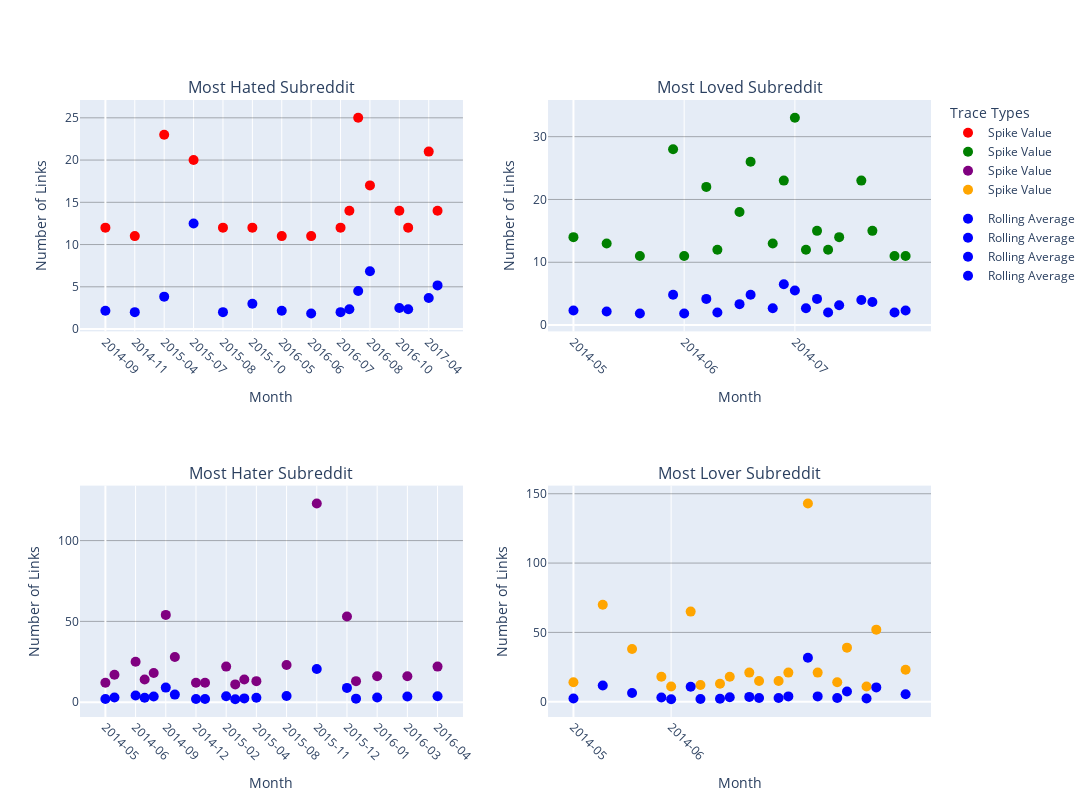

Write notebook code for a chart like this one.
### Markdown cell above
This analysis identifies significant monthly spikes in subreddit hyperlink activity by comparing current behavior against a 6-month rolling average baseline. For each subreddit, we track both incoming links (when other subreddits link to that subreddit, indicating it's being targeted) and outgoing links (when that subreddit links to other subreddits, indicating it's doing the targeting).

A spike is detected when the monthly link count significantly deviates from the rolling average using a Z-score threshold. This reveals:

- **Positive spikes in TARGET (incoming)**: Subreddits receiving unusually high positive mentions, revealing the most "liked" or appreciated communities during specific months
- **Negative spikes in TARGET (incoming)**: Subreddits receiving unusually high negative mentions, revealing the most "hated" or criticized communities
- **Positive spikes in SOURCE (outgoing)**: Subreddits that become unusually active in positively linking to others, revealing the most enthusiastic "likers"
- **Negative spikes in SOURCE (outgoing)**: Subreddits that become unusually active in negatively linking to others, revealing the most prolific "haters"

By establishing a baseline from historical behavior, this method highlights anomalous events, potentially indicating controversial events, brigading, community conflicts, or viral moments.

### Code cell
df_spike_analysis = load_spike_dataframe()
positive_spikes_in, negative_spikes_in = spike_analysis(df_spike_analysis, 'TARGET')
positive_spikes_out, negative_spikes_out = spike_analysis(df_spike_analysis, 'SOURCE')

plot_spike_analysis(negative_spikes_in, positive_spikes_in, negative_spikes_out, positive_spikes_out)

### Figure 1 — Plotly figure (JSON) as saved in the notebook; plotly's stock layout.template omitted (floating-point values rounded to 4 significant figures)
{"data": [{"hoverinfo": "text", "hovertext": ["kotakuinaction", "gamerghazi", "thebutton", "movies", "announcements", "space", "overwatch", "enoughtrumpspam", "altright", "incels", "pokemongo", "mildlyinteresting", "wikileaks", "torontoanarchy", "place", "askhistorians"], "legendgroup": "Spike Value", "marker": {"color": "red", "size": 10}, "mode": "markers", "name": "Spike Value", "showlegend": true, "type": "scatter", "x": [0.0, 1.0, 2.0, 3.0, 4.0, 5.0, 6.0, 7.0, 8.0, 8.3, 8.6, 9.0, 10.0, 10.3, 11.0, 11.3], "xaxis": "x", "y": [12, 11, 23, 20, 12, 12, 11, 11, 12, 14, 25, 17, 14, 12, 21, 14], "yaxis": "y"}, {"hoverinfo": "none", "legendgroup": "Rolling Average", "marker": {"color": "blue", "size": 10}, "mode": "markers", "name": "Rolling Average", "showlegend": true, "type": "scatter", "x": [0.0, 1.0, 2.0, 3.0, 4.0, 5.0, 6.0, 7.0, 8.0, 8.3, 8.6, 9.0, 10.0, 10.3, 11.0, 11.3], "xaxis": "x", "y": [2.167, 2.0, 3.833, 12.5, 2.0, 3.0, 2.167, 1.833, 2.0, 2.333, 4.5, 6.833, 2.5, 2.333, 3.667, 5.167], "yaxis": "y"}, {"hoverinfo": "text", "hovertext": ["ballparks", "tarots", "watch_dogs", "subredditanalysis", "mdmatherapy", "arthistory", "simrally", "futuristparty", "worldcup", "horrorlit", "everymanshouldknow", "chinareport", "montageparodies", "assassinscreed", "raydonovan", "talesfromtamriel", "bostoncomedy", "creepy", "raisingkids", "bjj"], "legendgroup": "Spike Value", "marker": {"color": "green", "size": 10}, "mode": "markers", "name": "Spike Value", "showlegend": true, "type": "scatter", "x": [0.0, 0.3, 0.6, 0.9, 1.0, 1.2, 1.3, 1.5, 1.6, 1.8, 1.9, 2.0, 2.1, 2.2, 2.3, 2.4, 2.6, 2.7, 2.9, 3.0], "xaxis": "x2", "y": [14, 13, 11, 28, 11, 22, 12, 18, 26, 13, 23, 33, 12, 15, 12, 14, 23, 15, 11, 11], "yaxis": "y2"}, {"hoverinfo": "none", "legendgroup": "Rolling Average", "marker": {"color": "blue", "size": 10}, "mode": "markers", "name": "Rolling Average", "showlegend": true, "type": "scatter", "x": [0.0, 0.3, 0.6, 0.9, 1.0, 1.2, 1.3, 1.5, 1.6, 1.8, 1.9, 2.0, 2.1, 2.2, 2.3, 2.4, 2.6, 2.7, 2.9, 3.0], "xaxis": "x2", "y": [2.333, 2.167, 1.833, 4.833, 1.833, 4.167, 2.0, 3.333, 4.833, 2.667, 6.5, 5.5, 2.667, 4.167, 2.0, 3.167, 4.0, 3.667, 2.0, 2.333], "yaxis": "y2"}, {"hoverinfo": "text", "hovertext": ["oppression", "shitfoxh8ersays", "sjwnews", "summerreddit", "shirtredditsays", "bestofx", "redditloyalists", "iguanadonseverywhere", "respectfullyyours", "metacancersubdrama", "plantstho", "subredditcancer", "pka", "autonocontext", "bettersubredditdrama", "badkarma", "modpeoplehate", "honeyhive", "magicthecirclejerking", "publichealthwatch"], "legendgroup": "Spike Value", "marker": {"color": "purple", "size": 10}, "mode": "markers", "name": "Spike Value", "showlegend": true, "type": "scatter", "x": [0.0, 0.3, 1.0, 1.3, 1.6, 2.0, 2.3, 3.0, 3.3, 4.0, 4.3, 4.6, 5.0, 6.0, 7.0, 8.0, 8.3, 9.0, 10.0, 11.0], "xaxis": "x3", "y": [12, 17, 25, 14, 18, 54, 28, 12, 12, 22, 11, 14, 13, 23, 123, 53, 13, 16, 16, 22], "yaxis": "y3"}, {"hoverinfo": "none", "legendgroup": "Rolling Average", "marker": {"color": "blue", "size": 10}, "mode": "markers", "name": "Rolling Average", "showlegend": true, "type": "scatter", "x": [0.0, 0.3, 1.0, 1.3, 1.6, 2.0, 2.3, 3.0, 3.3, 4.0, 4.3, 4.6, 5.0, 6.0, 7.0, 8.0, 8.3, 9.0, 10.0, 11.0], "xaxis": "x3", "y": [2.0, 2.833, 4.167, 2.667, 3.5, 9.0, 4.667, 2.0, 2.0, 3.667, 1.833, 2.333, 2.667, 3.833, 20.5, 8.833, 2.167, 2.833, 3.5, 3.667], "yaxis": "y3"}, {"hoverinfo": "text", "hovertext": ["badsocialscience", "oppression", "redditup", "seiyuucirclejerk", "bearsrepeating", "shitfoxh8ersays", "laowinning", "topnotchshitposting", "worldcup", "negativewithgold", "againstsocialjustice", "funnyreddit", "100movies365days", "circlejerk", "updated", "crashwhowritings", "shirtredditsays", "accountt1234", "summerreddit", "nbaspurs"], "legendgroup": "Spike Value", "marker": {"color": "orange", "size": 10}, "mode": "markers", "name": "Spike Value", "showlegend": true, "type": "scatter", "x": [0.0, 0.3, 0.6, 0.9, 1.0, 1.2, 1.3, 1.5, 1.6, 1.8, 1.9, 2.1, 2.2, 2.4, 2.5, 2.7, 2.8, 3.0, 3.1, 3.4], "xaxis": "x4", "y": [14, 70, 38, 18, 11, 65, 12, 13, 18, 21, 15, 15, 21, 143, 21, 14, 39, 11, 52, 23], "yaxis": "y4"}, {"hoverinfo": "none", "legendgroup": "Rolling Average", "marker": {"color": "blue", "size": 10}, "mode": "markers", "name": "Rolling Average", "showlegend": true, "type": "scatter", "x": [0.0, 0.3, 0.6, 0.9, 1.0, 1.2, 1.3, 1.5, 1.6, 1.8, 1.9, 2.1, 2.2, 2.4, 2.5, 2.7, 2.8, 3.0, 3.1, 3.4], "xaxis": "x4", "y": [2.333, 11.67, 6.333, 3.0, 1.833, 10.83, 2.0, 2.167, 3.167, 3.5, 2.667, 2.667, 3.833, 31.67, 3.833, 2.667, 7.333, 2.333, 10.33, 5.333], "yaxis": "y4"}], "layout": {"annotations": [{"font": {"size": 16}, "showarrow": false, "text": "Most Hated Subreddit", "x": 0.225, "xanchor": "center", "xref": "paper", "y": 1, "yanchor": "bottom", "yref": "paper"}, {"font": {"size": 16}, "showarrow": false, "text": "Most Loved Subreddit", "x": 0.775, "xanchor": "center", "xref": "paper", "y": 1, "yanchor": "bottom", "yref": "paper"}, {"font": {"size": 16}, "showarrow": false, "text": "Most Hater Subreddit", "x": 0.225, "xanchor": "center", "xref": "paper", "y": 0.375, "yanchor": "bottom", "yref": "paper"}, {"font": {"size": 16}, "showarrow": false, "text": "Most Lover Subreddit", "x": 0.775, "xanchor": "center", "xref": "paper", "y": 0.375, "yanchor": "bottom", "yref": "paper"}], "height": 800, "legend": {"title": {"text": "Trace Types"}}, "width": 1200, "xaxis": {"anchor": "y", "domain": [0, 0.45], "tickangle": 45, "ticktext": ["2014-09", "2014-11", "2015-04", "2015-07", "2015-08", "2015-10", "2016-05", "2016-06", "2016-07", "2016-08", "2016-10", "2017-04"], "tickvals": [0, 1, 2, 3, 4, 5, 6, 7, 8, 9, 10, 11], "title": {"text": "Month"}}, "xaxis2": {"anchor": "y2", "domain": [0.55, 1], "tickangle": 45, "ticktext": ["2014-05", "2014-06", "2014-07"], "tickvals": [0, 1, 2], "title": {"text": "Month"}}, "xaxis3": {"anchor": "y3", "domain": [0, 0.45], "tickangle": 45, "ticktext": ["2014-05", "2014-06", "2014-09", "2014-12", "2015-02", "2015-04", "2015-08", "2015-11", "2015-12", "2016-01", "2016-03", "2016-04"], "tickvals": [0, 1, 2, 3, 4, 5, 6, 7, 8, 9, 10, 11], "title": {"text": "Month"}}, "xaxis4": {"anchor": "y4", "domain": [0.55, 1], "tickangle": 45, "ticktext": ["2014-05", "2014-06"], "tickvals": [0, 1], "title": {"text": "Month"}}, "yaxis": {"anchor": "x", "domain": [0.625, 1], "gridcolor": "rgba(0,0,0,0.3)", "title": {"text": "Number of Links"}}, "yaxis2": {"anchor": "x2", "domain": [0.625, 1], "gridcolor": "rgba(0,0,0,0.3)", "title": {"text": "Number of Links"}}, "yaxis3": {"anchor": "x3", "domain": [0, 0.375], "gridcolor": "rgba(0,0,0,0.3)", "title": {"text": "Number of Links"}}, "yaxis4": {"anchor": "x4", "domain": [0, 0.375], "gridcolor": "rgba(0,0,0,0.3)", "title": {"text": "Number of Links"}}}}
